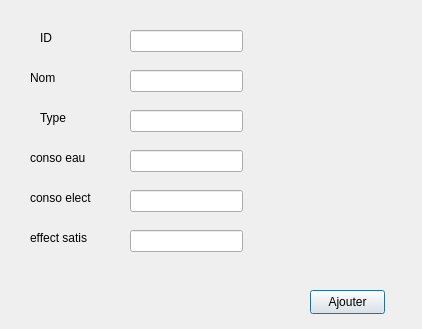
<?xml version="1.0" encoding="UTF-8"?>
<ui version="4.0">
 <class>Dialog</class>
 <widget class="QDialog" name="Dialog">
  <property name="geometry">
   <rect>
    <x>0</x>
    <y>0</y>
    <width>422</width>
    <height>329</height>
   </rect>
  </property>
  <property name="windowTitle">
   <string>Dialog</string>
  </property>
  <widget class="QLineEdit" name="Id_batiment">
   <property name="geometry">
    <rect>
     <x>130</x>
     <y>30</y>
     <width>113</width>
     <height>22</height>
    </rect>
   </property>
  </widget>
  <widget class="QLineEdit" name="nom_batiment">
   <property name="geometry">
    <rect>
     <x>130</x>
     <y>70</y>
     <width>113</width>
     <height>22</height>
    </rect>
   </property>
  </widget>
  <widget class="QLineEdit" name="type_batiment">
   <property name="geometry">
    <rect>
     <x>130</x>
     <y>110</y>
     <width>113</width>
     <height>22</height>
    </rect>
   </property>
  </widget>
  <widget class="QLabel" name="label">
   <property name="geometry">
    <rect>
     <x>40</x>
     <y>30</y>
     <width>49</width>
     <height>16</height>
    </rect>
   </property>
   <property name="text">
    <string>ID</string>
   </property>
  </widget>
  <widget class="QLabel" name="label_2">
   <property name="geometry">
    <rect>
     <x>30</x>
     <y>70</y>
     <width>49</width>
     <height>16</height>
    </rect>
   </property>
   <property name="text">
    <string>Nom</string>
   </property>
  </widget>
  <widget class="QLabel" name="label_3">
   <property name="geometry">
    <rect>
     <x>40</x>
     <y>110</y>
     <width>49</width>
     <height>16</height>
    </rect>
   </property>
   <property name="text">
    <string>Type</string>
   </property>
  </widget>
  <widget class="QPushButton" name="pushButton">
   <property name="geometry">
    <rect>
     <x>310</x>
     <y>290</y>
     <width>75</width>
     <height>24</height>
    </rect>
   </property>
   <property name="text">
    <string>Ajouter</string>
   </property>
  </widget>
  <widget class="QLineEdit" name="conso_eau">
   <property name="geometry">
    <rect>
     <x>130</x>
     <y>150</y>
     <width>113</width>
     <height>22</height>
    </rect>
   </property>
  </widget>
  <widget class="QLineEdit" name="conso_elec">
   <property name="geometry">
    <rect>
     <x>130</x>
     <y>190</y>
     <width>113</width>
     <height>22</height>
    </rect>
   </property>
  </widget>
  <widget class="QLineEdit" name="eff_sat">
   <property name="geometry">
    <rect>
     <x>130</x>
     <y>230</y>
     <width>113</width>
     <height>22</height>
    </rect>
   </property>
  </widget>
  <widget class="QLabel" name="label_4">
   <property name="geometry">
    <rect>
     <x>30</x>
     <y>150</y>
     <width>61</width>
     <height>16</height>
    </rect>
   </property>
   <property name="text">
    <string>conso eau</string>
   </property>
  </widget>
  <widget class="QLabel" name="label_5">
   <property name="geometry">
    <rect>
     <x>30</x>
     <y>190</y>
     <width>61</width>
     <height>16</height>
    </rect>
   </property>
   <property name="text">
    <string>conso elect</string>
   </property>
  </widget>
  <widget class="QLabel" name="label_6">
   <property name="geometry">
    <rect>
     <x>30</x>
     <y>230</y>
     <width>61</width>
     <height>16</height>
    </rect>
   </property>
   <property name="text">
    <string>effect satis</string>
   </property>
  </widget>
 </widget>
 <resources/>
 <connections/>
</ui>
